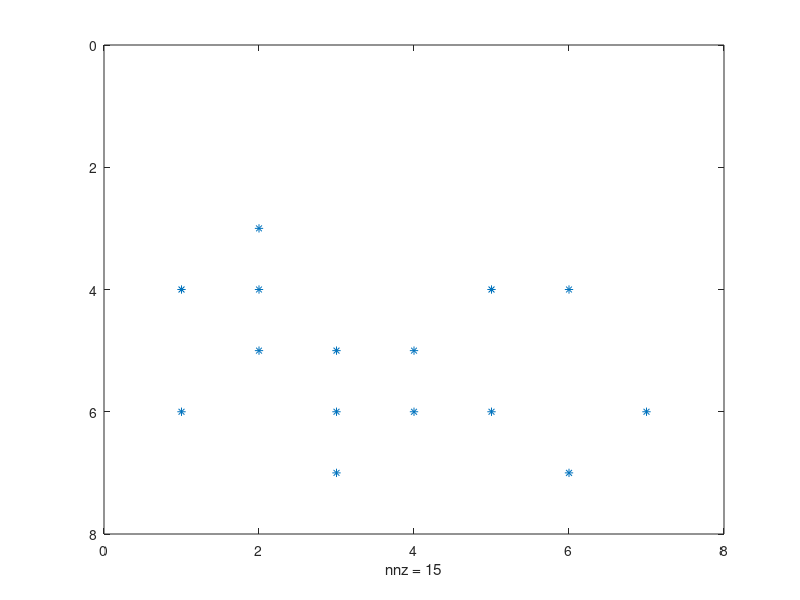
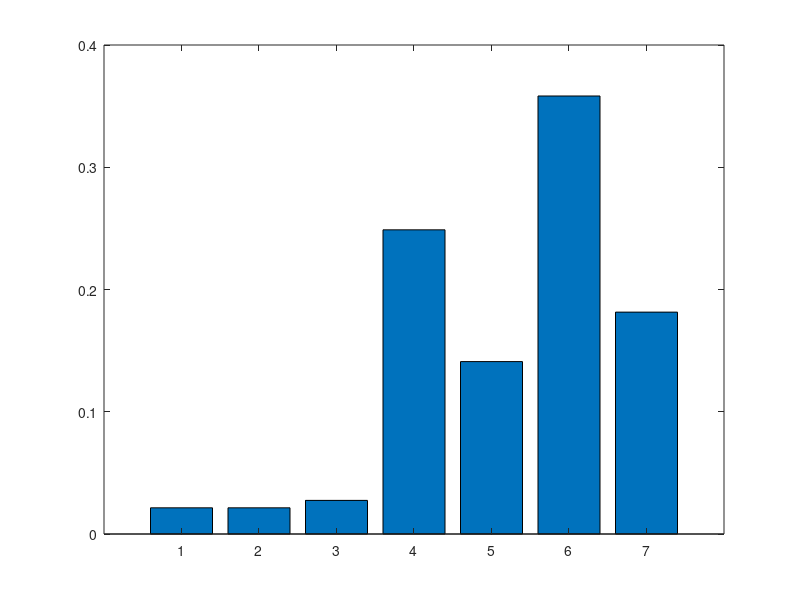

Recreate these plots in MATLAB, in order.
%sparse=macierze rzadkie
%ZAD A
%wygenerowanie tablicy edges
Edges = sparse([1, 1, 2, 2, 2, 3, 3, 3, 4, 4, 5, 5, 6, 6, 7;
                4, 6, 4, 5, 3, 6, 5, 7, 6, 5, 6, 4, 4, 7, 6]);

%ZAD B
N = 7; %liczba stron w sieci
d = 0.85;%parametr z polecenia

%macierz sąsiedztwa->przedstawia za pomoca macierzy sasiedztwa polaczenie sieci
B = sparse(Edges(2,:), Edges(1,:),1,N,N); %1->wartosc elementow niezerowych

%do B potrzebuje ones hmmm czy na pewno?

%macierz jednostkowa
I = speye(N);

%L(i) wyznaczam dzięki wczesniej obliczonej macierzy B
%L(i) -> liczba linków wychodzacych ze strony i-tej
L = zeros(1,N);

for i = 1:N
    L(i) = sum(B(:,i));
end
L = sparse(L)';%tu trzeba zrobic transpozycje 
%dzieki sparse podawane sa tylko dane odnosnie wartosci, pomija sie 0

%wektor b
b = zeros(N,1);
b(:,1) = (1-d)/N;%wypelniam cala kolumne(dlatego biore wszystkie wiersze czyli -> :, i pierwsza kolumne ->1)

%macierz diagonalna->wartosci tylko na przekatnej,reszta rowna 0
A=spdiags(1./L,0,N,N);

M = sparse(I - d*B*A); %macierz M
%ZAD C
whos A B I M b
%ZAD D
spy(B);
print -dpng spy_b

%ZAD E
%r->wartosci PR wszystkich N stron w sieci
r = M\b;

bar(r);
saveas(gcf, "bar.png");
